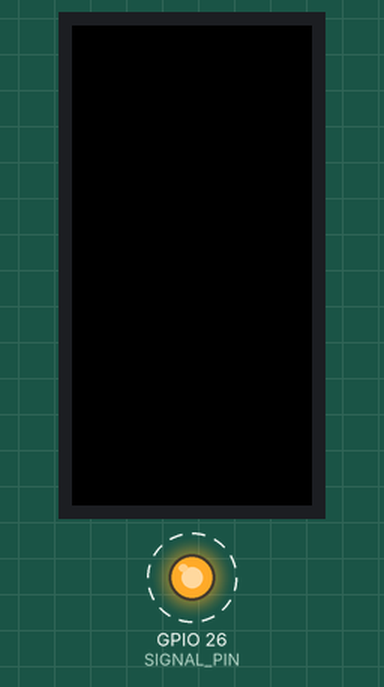
Simulated run of this program. Board: ESP32. On the bench: 80×160 colour display, output pins drawn as LEDs (lit = HIGH). Dashed ring = blinking. What the program prints to the serial monitor is not drawn.

Above: at 0.6 s.
Timing chart, 0 to 4.8 s (numbered marks = the images above):
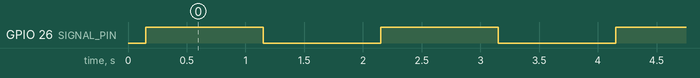

Measured:
- by itself, GPIO 26 (SIGNAL_PIN): alternates HIGH for 1.0 s and LOW for 1.0 s

The program:

main.cpp
```cpp
/*
#include <M5StickC.h>

#define SIGNAL_PIN 26 // Pin to send signal to Wemos D1 Mini

void setup()
{
  M5.begin();
  pinMode(SIGNAL_PIN, OUTPUT);
  digitalWrite(SIGNAL_PIN, LOW); // Start LOW
}

void loop()
{
  M5.update(); // Update button state

  if (M5.BtnA.wasPressed())
  {
    Serial.println("Button A Pressed!");
    digitalWrite(SIGNAL_PIN, HIGH); // Send HIGH signal to Wemos
    delay(200);                     // Simple debounce
    digitalWrite(SIGNAL_PIN, LOW);  // Reset signal
  }
}
*/

#include <M5StickC.h>

#define SIGNAL_PIN 26

void setup()
{
  M5.begin();
  Serial.begin(115200);
  pinMode(SIGNAL_PIN, OUTPUT);
  digitalWrite(SIGNAL_PIN, LOW); // Default to LOW
}

void loop()
{
  Serial.println("Setting GPIO 26 HIGH");
  digitalWrite(SIGNAL_PIN, HIGH);
  delay(1000);

  Serial.println("Setting GPIO 26 LOW");
  digitalWrite(SIGNAL_PIN, LOW);
  delay(1000);
}
```
